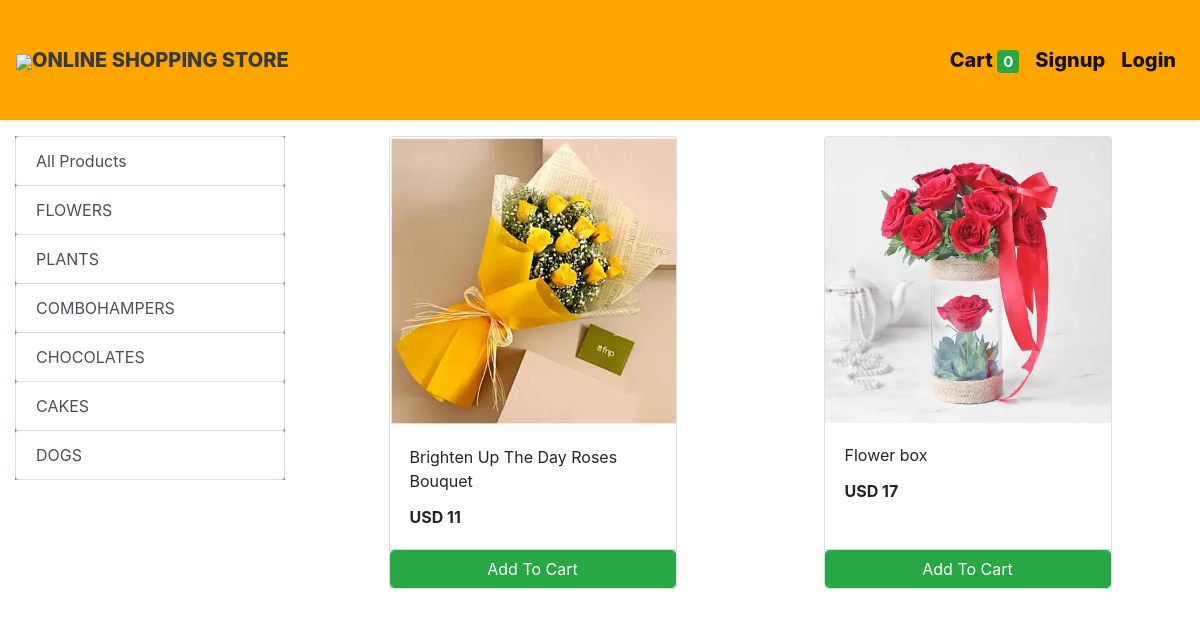
/store?category=1, run on the app's committed database.
### store/models/category.py (models this page shows, shortened)
class Category(models.Model):
    name= models.CharField(max_length=50)
    @staticmethod
    def get_all_categories():
        return Category.objects.all()

### store/models/product.py (models this page shows, shortened)
class Products(models.Model):
    name = models.CharField(max_length=60)
    price= models.IntegerField(default=0)
    category= models.ForeignKey(Category,on_delete=models.CASCADE,default=1 )
    description= models.CharField(max_length=250, default='', blank=True, null= True)
    image= models.ImageField(upload_to='uploads/products/')
    @staticmethod
    def get_all_products_by_categoryid(category_id):
        if category_id:
            return Products.objects.filter (category=category_id)
        else:
            return Products.get_all_products();

### store/views/home.py (the view)
# urls.py: path('' , include('store.urls'))
def store(request):
    cart = request.session.get('cart')
    if not cart:
        request.session['cart'] = {}
    products = None
    categories = Category.get_all_categories()
    categoryID = request.GET.get('category')
    if categoryID:
        products = Products.get_all_products_by_categoryid(categoryID)
    else:
        products = Products.get_all_products();
    data = {}
    data['products'] = products
    data['categories'] = categories
    print('you are : ', request.session.get('email'))
    return render(request, 'index.html', data)

### store/templatetags/cart.py (called while the page is built)
@register.filter (name='is_in_cart')
def is_in_cart(product, cart):
    keys = cart.keys ()
    for id in keys:
        if int (id) == product.id:
            return True
    return False;

### store/templatetags/custom_filter.py (called while the page is built)
@register.filter(name='currency')
def currency(number):
    return "USD "+str(number)

### store/templates/index.html (shortened to what this page needs)
{% extends 'base.html' %}
{% block content %}
{% load cart %}
{% load custom_filter %}
<div class="container-fluid mt-3"  >
	<div class="row">
		<div class="col-lg-3 mx-auto">
			<div class="list-group" style="background: linear-gradient(to right, #457fca, #5691c8);">
				<a href="/" class="list-group-item list-group-item-action btn btn-outline-success">All Products</a>
				{% for category in categories %}
				<a href="/?category={{category.id}}"
					class="list-group-item list-group-item-action btn btn-outline-success ">{{category.name}}</a>
				{% endfor %}
			</div>
		</div>
		<div id='products' class="col-lg-9 mx-auto">
			<div class="row mx-auto">
				{% for product in products %}
				<div class="card mx-auto mb-3" id={{product.id}} style="width: 18rem;">
					<img class="card-img-top" src="{{product.image.url}}" alt="Card image cap">
					<div class="card-body">
						<p class="card-title">{{product.name}}</p>
						<p class="card-text"><b>{{product.price|currency}}</b></p>
					</div>
					<div class="card-footer p-0 no-gutters">
						{% if product|is_in_cart:request.session.cart %}
						<div class="row no-gutters">
							<form action="/#{{product.id}}" class="col-2 " method="post">
								{% csrf_token %}
								<input hidden type="text" name='product' value='{{product.id}}'>
								<input hidden type="text" name='remove' value='True'>
								<input type="submit" value=" - " class="btn btn-block btn-success border-right">
							</form>
							<div class="text-center col btn btn-success">{{product|cart_quantity:request.session.cart}} in Cart</div>
							<form action="/#{{product.id}}" class="col-2 " method="post">
								{% csrf_token %}
								<input hidden type="text" name='product' value='{{product.id}}'>
								<input type="submit" value=" + " class="btn btn-block btn-success border-left">
							</form>
						</div>
						{% else %}
						<form action="/#{{product.id}}" method="POST" class="btn-block">
							<input type="submit" class="float-right btn btn-success form-control"
								value="Add To Cart">
						</form>
						{% endif %}
					</div>
				</div>
				{% endfor %}
			</div>
		</div>
	</div>
</div>
{% endblock %}

### data on the page
Category: name "FLOWERS"
Category: name "PLANTS"
Category: name "COMBOHAMPERS"
Category: name "CHOCOLATES"
Category: name "CAKES"
Category: name "DOGS"
Products: image (picture), name "Brighten Up The Day Roses Bouquet", price "USD 11"
Products: image (picture), name "Flower box", price "USD 17"

### other printed values
{{ request.session.cart.keys|length }} "0"
